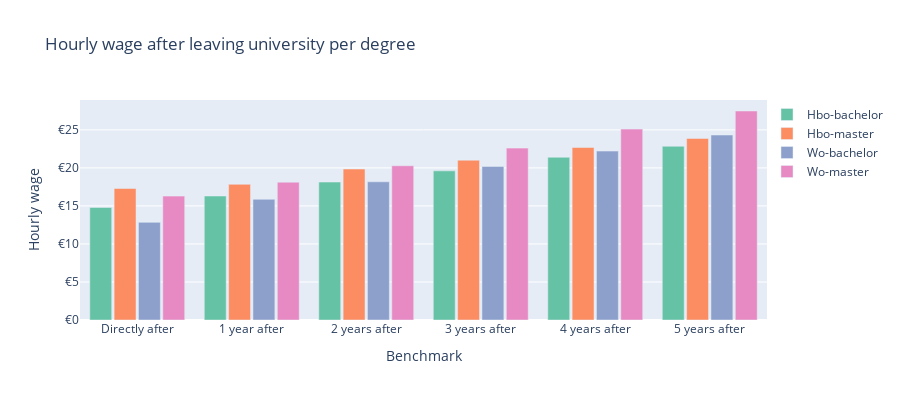

Notebook code cell kept with this figure:
### Code cell
trace = [go.Bar(
    x=uurloon['Peilmoment'],
    y=hbo_bachelor['Uurloon werknemers na verlaten ho (euro)'],
    name='Hbo-bachelor',
    marker_color='rgb(102,194,165)',
    hoverinfo='y+name'
    ),
    go.Bar(
    x=uurloon['Peilmoment'],
    y=hbo_master['Uurloon werknemers na verlaten ho (euro)'],
    name='Hbo-master',
    marker_color='rgb(252,141,98)',
    hoverinfo='y+name'
    ),
    go.Bar(
    x=uurloon['Peilmoment'],
    y=wo_bachelor['Uurloon werknemers na verlaten ho (euro)'],
    name='Wo-bachelor',
    marker_color='rgb(141,160,203)',
    hoverinfo='y+name'
    ),
    go.Bar(
    x=uurloon['Peilmoment'],
    y=wo_master['Uurloon werknemers na verlaten ho (euro)'],
    name='Wo-master',
    marker_color='rgb(231,138,195)',
    hoverinfo='y+name'
    )]

layout = go.Layout(
    title='Hourly wage after leaving university per degree',
    height=400,
    xaxis=go.layout.XAxis(
        title='Benchmark',
        type='category',
        tickvals = uurloongem['Peilmoment'].unique(),
        ticktext=['Directly after', '1 year after', '2 years after', '3 years after', '4 years after', '5 years after']
    ),
    yaxis=go.layout.YAxis(
        title='Hourly wage',
        tickprefix = '€', 
        tickformat = ',.'
    ),
    legend=dict(
            x=1.0,
            y=1.0,
            bgcolor='rgba(255, 255, 255, 0)',
            bordercolor='rgba(255, 255, 255, 0)'
    ),
    barmode='group',
    bargap=0.15,
    bargroupgap=0.1,
)

fig = go.Figure(data=trace, layout=layout)
fig.show()

### Figure 1 — Plotly figure (JSON) as saved in the notebook; plotly's stock layout.template omitted (floating-point values rounded to 4 significant figures; data arrays with more than 128 entries replaced by an {"elided": "..."} marker saying what was removed)
{"data": [{"hoverinfo": "y+name", "marker": {"color": "rgb(102,194,165)"}, "name": "Hbo-bachelor", "type": "bar", "x": {"elided": "480 str values"}, "y": [14.79, 16.3, 18.14, 19.61, 21.4, 22.84]}, {"hoverinfo": "y+name", "marker": {"color": "rgb(252,141,98)"}, "name": "Hbo-master", "type": "bar", "x": {"elided": "480 str values"}, "y": [17.29, 17.84, 19.85, 21.01, 22.68, 23.87]}, {"hoverinfo": "y+name", "marker": {"color": "rgb(141,160,203)"}, "name": "Wo-bachelor", "type": "bar", "x": {"elided": "480 str values"}, "y": [12.84, 15.87, 18.17, 20.19, 22.21, 24.32]}, {"hoverinfo": "y+name", "marker": {"color": "rgb(231,138,195)"}, "name": "Wo-master", "type": "bar", "x": {"elided": "480 str values"}, "y": [16.29, 18.12, 20.28, 22.6, 25.1, 27.48]}], "layout": {"bargap": 0.15, "bargroupgap": 0.1, "barmode": "group", "height": 400, "legend": {"bgcolor": "rgba(255, 255, 255, 0)", "bordercolor": "rgba(255, 255, 255, 0)", "x": 1, "y": 1}, "title": {"text": "Hourly wage after leaving university per degree"}, "xaxis": {"ticktext": ["Directly after", "1 year after", "2 years after", "3 years after", "4 years after", "5 years after"], "tickvals": ["Direct na verlaten onderwijs", "1 jaar na verlaten onderwijs", "2 jaar na verlaten onderwijs", "3 jaar na verlaten onderwijs", "4 jaar na verlaten onderwijs", "5 jaar na verlaten onderwijs"], "title": {"text": "Benchmark"}, "type": "category"}, "yaxis": {"tickformat": ",.", "tickprefix": "€", "title": {"text": "Hourly wage"}}}}
